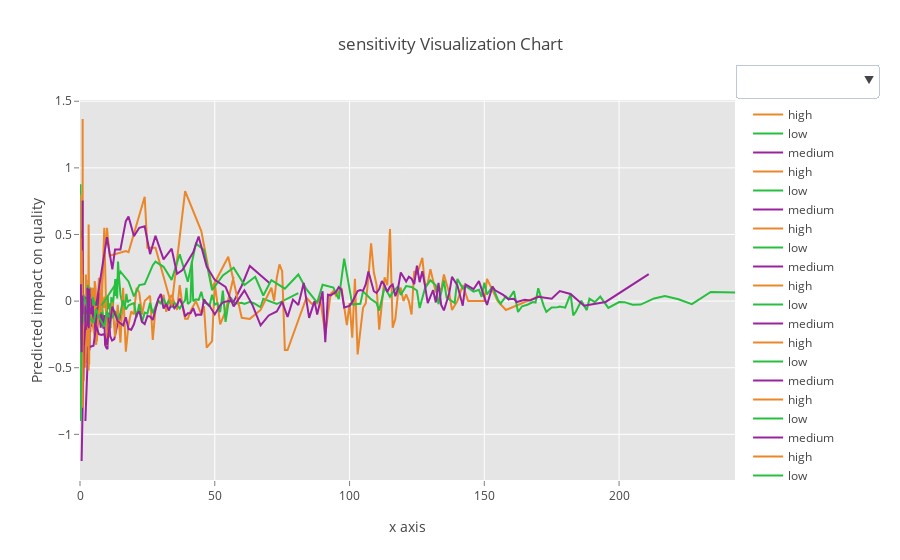

Notebook cell for this chart:
### Code cell
RE.data_set.viz_now(groupby_name='alcohol')
